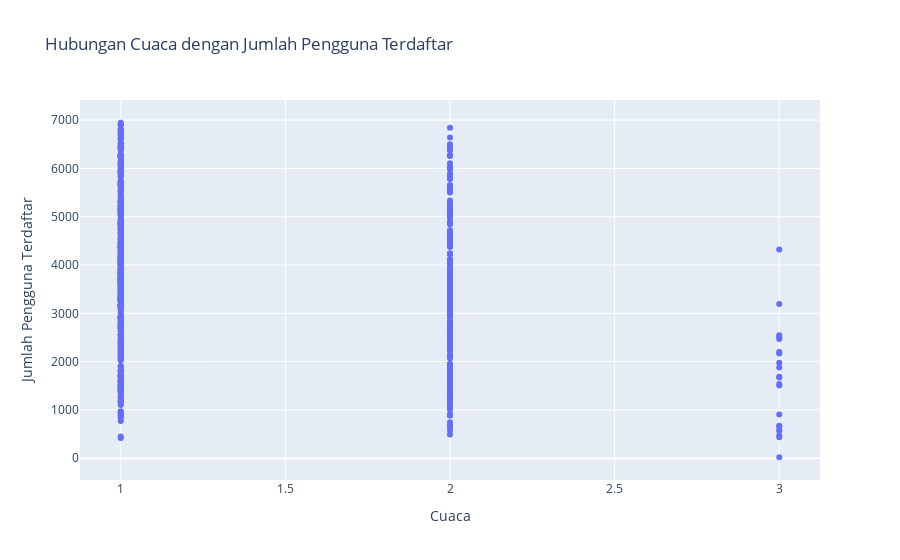

The notebook cell this image was saved under:
### Markdown cell above
### Pertanyaan 4: <p>Apa pengaruh cuaca (weathersit) dengan jumlah pengguna yang terdaftar (regsitered)?

### Code cell
# Buat scatter plot dengan Plotly untuk memvisualisasikan hubungan suhu (temp) dengan jumlah pengguna terdaftar (registered)
fig = plotex.scatter(dfDay, x="weathersit", y="registered", title="Hubungan Cuaca dengan Jumlah Pengguna Terdaftar")
fig.update_xaxes(title="Cuaca")
fig.update_yaxes(title="Jumlah Pengguna Terdaftar")
fig.show()

### Figure 1 — Plotly figure (JSON) as saved in the notebook; plotly's stock layout.template omitted (floating-point values rounded to 4 significant figures; data arrays with more than 128 entries replaced by an {"elided": "..."} marker saying what was removed)
{"data": [{"hovertemplate": "weathersit=%{x}<br>registered=%{y}<extra></extra>", "legendgroup": "", "marker": {"color": "#636efa", "symbol": "circle"}, "mode": "markers", "name": "", "orientation": "v", "showlegend": false, "type": "scatter", "x": {"elided": "731 int values"}, "xaxis": "x", "y": {"elided": "731 int values"}, "yaxis": "y"}], "layout": {"legend": {"tracegroupgap": 0}, "title": {"text": "Hubungan Cuaca dengan Jumlah Pengguna Terdaftar"}, "xaxis": {"anchor": "y", "domain": [0, 1], "title": {"text": "Cuaca"}}, "yaxis": {"anchor": "x", "domain": [0, 1], "title": {"text": "Jumlah Pengguna Terdaftar"}}}}
